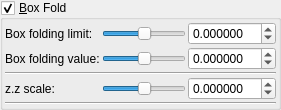
    <widget class="MyGroupBox" name="groupCheck_transf_function_enabled_false">
     <property name="title">
      <string>&amp;Box Fold</string>
     </property>
     <property name="checkable">
      <bool>true</bool>
     </property>
     <layout class="QVBoxLayout" name="verticalLayout_10" stretch="0,0">
      <property name="spacing">
       <number>2</number>
      </property>
      <property name="leftMargin">
       <number>2</number>
      </property>
      <property name="topMargin">
       <number>2</number>
      </property>
      <property name="rightMargin">
       <number>2</number>
      </property>
      <property name="bottomMargin">
       <number>2</number>
      </property>
      <item>
       <layout class="QGridLayout" name="gridLayout_12">
        <property name="spacing">
         <number>2</number>
        </property>
        <item row="3" column="0">
         <widget class="QLabel" name="label_56">
          <property name="text">
           <string>z.z scale:</string>
          </property>
         </widget>
        </item>
        <item row="3" column="2">
         <widget class="MyDoubleSpinBox" name="spinbox_transf_scale_1">
          <property name="sizePolicy">
           <sizepolicy hsizetype="Minimum" vsizetype="Maximum">
            <horstretch>0</horstretch>
            <verstretch>0</verstretch>
           </sizepolicy>
          </property>
          <property name="prefix">
           <string/>
          </property>
          <property name="suffix">
           <string/>
          </property>
          <property name="decimals">
           <number>6</number>
          </property>
          <property name="minimum">
           <double>-99.998999999999995</double>
          </property>
          <property name="maximum">
           <double>99.998999999999995</double>
          </property>
          <property name="singleStep">
           <double>0.100000000000000</double>
          </property>
         </widget>
        </item>
        <item row="3" column="1">
         <widget class="QSlider" name="slider_transf_scale_1">
          <property name="sizePolicy">
           <sizepolicy hsizetype="Expanding" vsizetype="Maximum">
            <horstretch>0</horstretch>
            <verstretch>0</verstretch>
           </sizepolicy>
          </property>
          <property name="minimum">
           <number>-5000000</number>
          </property>
          <property name="maximum">
           <number>5000000</number>
          </property>
          <property name="singleStep">
           <number>1</number>
          </property>
          <property name="orientation">
           <enum>Qt::Horizontal</enum>
          </property>
         </widget>
        </item>
        <item row="2" column="0" colspan="3">
         <widget class="Line" name="line_22">
          <property name="orientation">
           <enum>Qt::Horizontal</enum>
          </property>
         </widget>
        </item>
        <item row="0" column="2">
         <widget class="MyDoubleSpinBox" name="spinbox_mandelbox_folding_limit">
          <property name="sizePolicy">
           <sizepolicy hsizetype="Minimum" vsizetype="Maximum">
            <horstretch>0</horstretch>
            <verstretch>0</verstretch>
           </sizepolicy>
          </property>
          <property name="prefix">
           <string/>
          </property>
          <property name="suffix">
           <string/>
          </property>
          <property name="decimals">
           <number>6</number>
          </property>
          <property name="minimum">
           <double>-99.998999999999995</double>
          </property>
          <property name="maximum">
           <double>99.998999999999995</double>
          </property>
          <property name="singleStep">
           <double>0.100000000000000</double>
          </property>
         </widget>
        </item>
        <item row="1" column="2">
         <widget class="MyDoubleSpinBox" name="spinbox_mandelbox_folding_value">
          <property name="sizePolicy">
           <sizepolicy hsizetype="Minimum" vsizetype="Maximum">
            <horstretch>0</horstretch>
            <verstretch>0</verstretch>
           </sizepolicy>
          </property>
          <property name="prefix">
           <string/>
          </property>
          <property name="suffix">
           <string/>
          </property>
          <property name="decimals">
           <number>6</number>
          </property>
          <property name="minimum">
           <double>-99.998999999999995</double>
          </property>
          <property name="maximum">
           <double>99.998999999999995</double>
          </property>
          <property name="singleStep">
           <double>0.100000000000000</double>
          </property>
         </widget>
        </item>
        <item row="1" column="1">
         <widget class="QSlider" name="slider_mandelbox_folding_value">
          <property name="sizePolicy">
           <sizepolicy hsizetype="Expanding" vsizetype="Maximum">
            <horstretch>0</horstretch>
            <verstretch>0</verstretch>
           </sizepolicy>
          </property>
          <property name="minimum">
           <number>-5000000</number>
          </property>
          <property name="maximum">
           <number>5000000</number>
          </property>
          <property name="singleStep">
           <number>1</number>
          </property>
          <property name="orientation">
           <enum>Qt::Horizontal</enum>
          </property>
         </widget>
        </item>
        <item row="0" column="0">
         <widget class="QLabel" name="label_54">
          <property name="text">
           <string>Box folding limit:</string>
          </property>
         </widget>
        </item>
        <item row="1" column="0">
         <widget class="QLabel" name="label_55">
          <property name="text">
           <string>Box folding value:</string>
          </property>
         </widget>
        </item>
        <item row="0" column="1">
         <widget class="QSlider" name="slider_mandelbox_folding_limit">
          <property name="sizePolicy">
           <sizepolicy hsizetype="Expanding" vsizetype="Maximum">
            <horstretch>0</horstretch>
            <verstretch>0</verstretch>
           </sizepolicy>
          </property>
          <property name="minimum">
           <number>-5000000</number>
          </property>
          <property name="maximum">
           <number>5000000</number>
          </property>
          <property name="singleStep">
           <number>1</number>
          </property>
          <property name="orientation">
           <enum>Qt::Horizontal</enum>
          </property>
         </widget>
        </item>
       </layout>
      </item>
      <item>
       <widget class="Line" name="line_23">
        <property name="orientation">
         <enum>Qt::Horizontal</enum>
        </property>
       </widget>
      </item>
     </layout>
    </widget>
